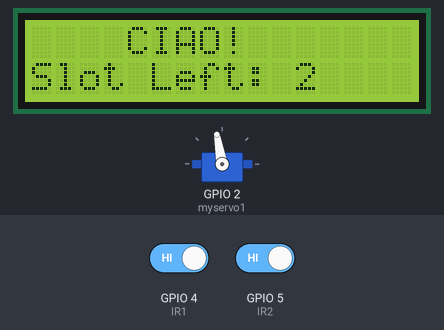
Recording of a sketch running on a simulated ESP32. Shown: 16×2 character LCD, servo. The test bench sets the inputs (shaded band); at power-on: GPIO 4 (IR1) HIGH, GPIO 5 (IR2) HIGH. WiFi joins after 1.5 s; servers stay silent unless stated; uploads are accepted with an empty reply; what the sketch prints to the serial monitor is not drawn.

Above: at 4.7 s.
4.8 s: GPIO 4 (IR1) driven LOW
At 5.8 s:
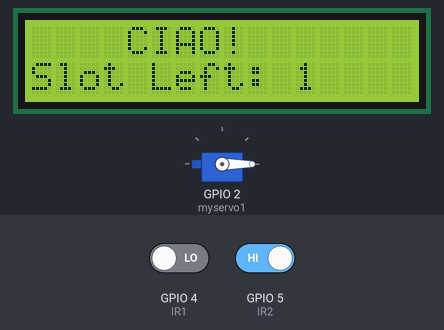
6.4 s: GPIO 5 (IR2) driven LOW
At 9.3 s:
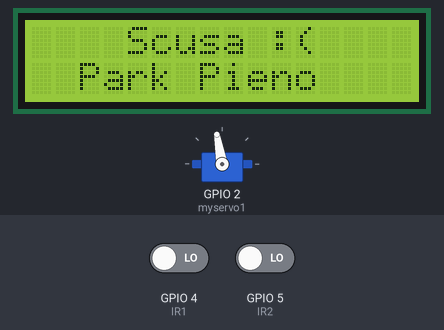
9.4 s: GPIO 5 (IR2) driven HIGH
At 12.14 s:
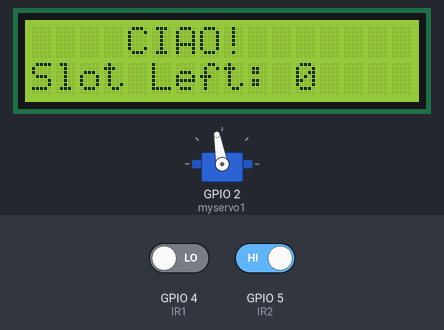
Timing chart, 0 to 13.6 s (numbered marks = the images above; inputs shaded):
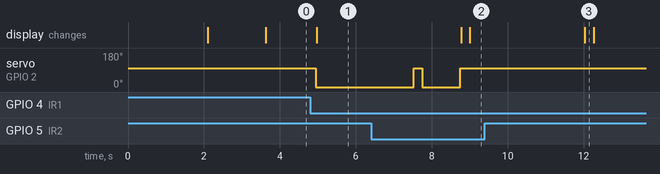

Measured:
- after the input at 4.8 s, servo on GPIO 2 (myservo1): 100° → 0° after 0.15 s; the display: changes after 0.17 s (image 1)
- after the input at 6.4 s, servo on GPIO 2 (myservo1): 0° → 100° after 1.1 s, → 0° 0.22 s later, → 100° 1.0 s later; the display: first changes after 2.4 s (image 2 shows a later state)
- after the input at 9.4 s, servo on GPIO 2 (myservo1): stops changing and stays 100°

The sketch:

sketch_apr29a.ino
```cpp
#include <Wire.h> //libreria per collegamenti con l2c
#include <LiquidCrystal_I2C.h> // libreria per display
LiquidCrystal_I2C lcd(0x27,16,2);  //address per liquid,colonne e righe
#include <ESP32Servo.h> //libreria per motore (sbarra)
#include <WiFi.h>
#include <HTTPClient.h>
const char* ssid     = "";
const char* password = "";


const char* serverName = "http://yourip/sensordata/post-esp-data.php";
String sensorLocation="NY";
String apiKeyValue="tPmAT5Ab3j7F9";
Servo myservo1; // motore

int IR1 = 4; // pin sensore andata
int IR2 = 5; // pin sensore ritorno

int posti = 2;           //posti
int flag1 = 0; // per sensore 1 giro andata (si alza quando passo)
int flag2 = 0; // per sensore 2 giro di ritorno (si alza quando passo)
void setup() {

  lcd.init(); // inizializzo display
  lcd.backlight(); //retroilluminazione
//   input per i sensori
pinMode(IR1, INPUT);
pinMode(IR2, INPUT);


myservo1.attach(2); // motore su pin 2
myservo1.write(100); // angolo rotazione (se 0 va a terra)
// messaggio iniziale

lcd.setCursor (0,0); // posizione scritta
lcd.print("     ARDUINO    "); //stampa video
lcd.setCursor (0,1);
lcd.print(" SYSTEMA PARK ");
delay (2000); //attesa del programma
lcd.clear();  //pulisci display

Serial.begin(115200);


    //connesione wifi

    Serial.println();
    Serial.println();
    Serial.print("Connessione a  ");
    Serial.println(ssid);

    WiFi.begin(ssid, password);

    while (WiFi.status() != WL_CONNECTED) {
        delay(500);
        Serial.print(".");
    }

    Serial.println("");
    Serial.println("WiFi connesso");
    Serial.println("IP address: ");
    Serial.println(WiFi.localIP());


}

void loop() {
  // put your main code here, to run repeatedly:
  //giro andata,passaggio sul sensore1
  if(digitalRead (IR1) == LOW && flag1==0){ // se S1 rileva auto e flag1 è basso
if(posti>0){
  flag1=1; // sensore 1 ha rilevato auto e la fa passare
if(flag2==0){ // sto per passare dal sensore due (ancora non l'ho "toccato"), quindi sono entrato e diminuisco posti e abbasso sbarra
  myservo1.write(0); posti = posti-1; // alza sbarra e decrementa
  }
}
else{
lcd.setCursor (0,0);
lcd.print("    Scusa :(    ");
lcd.setCursor (0,1);
lcd.print("  Park Pieno  ");
delay (3000);
lcd.clear();
}
}
// leggo pin sensore 2, se basso e flag2 0, alza flag 2 e se flag1 è basso abbassa rotore e aumenta posto
//qui sto uscendo
if(digitalRead (IR2) == LOW && flag2==0){flag2=1; // passo dal sensore 2,si alza
if(flag1==0){myservo1.write(0); posti = posti+1;} // sto per passare al sensore 1, alzo sbarra e aumento posti
}
//quando rilevo entrambi, ruota e resetto
if(flag1==1 && flag2==1){
delay (1000);
myservo1.write(100); // ruota si abbassa
flag1=0, flag2=0;
}
// scritte sul display,che ti informa sui posti

lcd.setCursor (0,0);
lcd.print("    CIAO!    ");
lcd.setCursor (0,1);
lcd.print("Slot Left: ");
lcd.print(posti);

//controllo stato wifi
  if(WiFi.status()== WL_CONNECTED){
    HTTPClient http;

    // inizializzo inserendo url
    http.begin(serverName);

    // Specifico header
    http.addHeader("Content-Type", "application/x-www-form-urlencoded");

    // richiesta http
    String httpRequestData = "api_key=" + apiKeyValue
                          + "&location=" + sensorLocation + "&posti=" + String(posti)+ "";
    Serial.print("httpRequestData: ");
    Serial.println(httpRequestData);


 // risposta http
    int httpResponseCode = http.POST(httpRequestData);


  if (httpResponseCode>0) {// -1 se errato
      Serial.print("HTTP codice stato: ");
      Serial.println(httpResponseCode);
    }
    else {
      Serial.print("codice errore: ");
      Serial.println(httpResponseCode);
    }
    // libero
    http.end();
  }
  else {
    Serial.println("WiFi disconnesso");
  }

  //invia nuovamente richiesta http tra 15 secondi
  //delay(15000);

}
```
